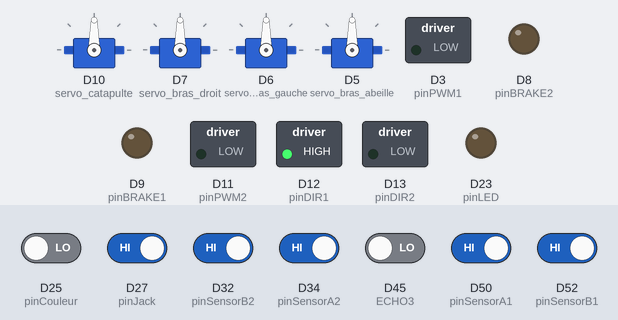
Simulated run of this sketch. Board: Arduino Due. Parts: 4 × servo, switched loads named in the sketch (green lamp = pin HIGH), output pins drawn as LEDs (lit = HIGH). The inputs (shaded band) are chosen by the test bench; at power-on: D27 (pinJack), D32 (pinSensorB2), D34 (pinSensorA2), D50 (pinSensorA1), D52 (pinSensorB1) HIGH, D25 (pinCouleur), D45 (ECHO3) LOW.

Above: at 1.2 s.
1.3 s: D25 (pinCouleur) driven HIGH and D27 (pinJack) driven LOW
At 2.6 s:
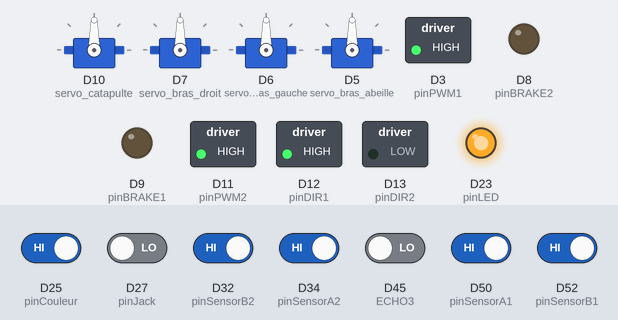
At 11.0 s:
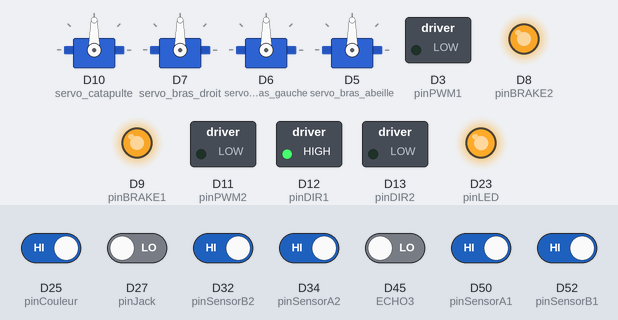
Timing chart, 0 to 11.5 s (numbered marks = the images above; inputs shaded):
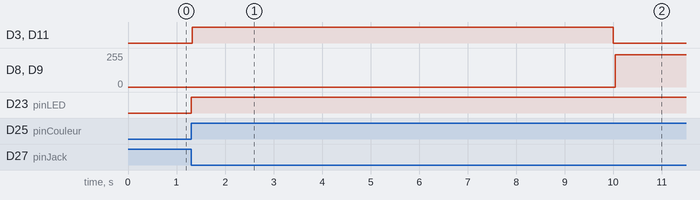

The sketch:

homo_couleur_servo.ino
```cpp
#include <DueTimer.h> // Bibliothèque modifiée (pour compatibilité avec Servo): Timer0, 2,3,4 and 5 ne sont pas utilisables
#include <Servo.h>
#define TWOPI 6.283185307179586476925286766559 //2*PI
float rayon = 3.481; // rayon de la roue en cm - A VERIFIER!
float dist_roues = 26.1; // distance entre les roues en cm - A VERIFIER!
volatile long int ticks1 = 0; // Position du moteur en "ticks" (sachant qu'un tour contient 636 ticks). It will increment or decrement each time there is a change in the sensors
volatile long int ticks2 = 0; // Pulse counter variable. It will increment or decrement each time there is a change in the sensors
int ticks1_0; // position de référence lors de l'appel de tourner() / avancer()
int ticks2_0;
float Kp = 0.7; //Gain du correcteur proportionnel
int PWMmin = 55;
const float SOUND_SPEED = 340.0 / 1000; //vitesse du son / pour l'utilisation des capteurs US
const unsigned long MEASURE_TIMEOUT = 25000UL; //25ms
const byte ECHO3 = 45; //capteur US 3 // MUR
const byte TRIG3 = 43;
volatile byte state_det = LOW;
volatile byte obstacle = LOW;
const int pinLED = 23; // Définition pin pour la LED
const int pinCouleur = 25;
bool couleur_vert;
const int pinJack = 27;
volatile byte epreuve_en_cours = HIGH; //bit passant à "LOW" quand l'épreuve est terminée et impliquant des break à l'entrée des fonctions de déplacement


const int pinDIR1 = 12; //choix du sens de rotation du moteur 1 (HIGH / LOW)
const int pinPWM1 = 3; //choix de la vitesse de rotation (0 à 255)
const int pinBRAKE1 = 9; //pin sur HIGH pour activer les freins (HIGH / LOW)
const int pinSensorA1 = 50; //bleu  (2)
const int pinSensorB1 = 52; //violet   (4)

const int pinDIR2 = 13; //choix du sens de rotation du moteur 2
const int pinPWM2 = 11;
const int pinBRAKE2 = 8;
const int pinSensorA2 = 34; //bleu  (5)
const int pinSensorB2 = 32; //violet  (6)

Servo servo_catapulte;
Servo servo_bras_droit;
Servo servo_bras_gauche;
Servo servo_bras_abeille;


void setup() {
  // put your setup code here, to run once:
  pinMode(pinDIR1, OUTPUT);
  pinMode(pinPWM1, OUTPUT);
  pinMode(pinBRAKE1, OUTPUT);
  pinMode(pinSensorA1, INPUT_PULLUP); //INPUT_PULLUP : on s'intéresse ici au changement d'état de ces pins
  pinMode(pinSensorB1, INPUT_PULLUP);

  pinMode(pinDIR2, OUTPUT);
  pinMode(pinPWM2, OUTPUT);
  pinMode(pinBRAKE2, OUTPUT);
  pinMode(pinSensorA2, INPUT_PULLUP);
  pinMode(pinSensorB2, INPUT_PULLUP);

  pinMode(pinLED, OUTPUT);
  pinMode(pinCouleur, INPUT);
  pinMode(pinJack, INPUT);

  servo_catapulte.attach(10);
  servo_bras_droit.attach(7);
  servo_bras_gauche.attach(6);
  servo_bras_abeille.attach(5);

  Serial.begin(9600); // communication série avec l'ordi

  digitalWrite(pinBRAKE1, LOW);
  digitalWrite(pinBRAKE2, LOW);

  attachInterrupt(digitalPinToInterrupt(pinSensorA1), sensorAInterrupt1, CHANGE); //ces interruptions mettent à jour la position de chaque moteur
  attachInterrupt(digitalPinToInterrupt(pinSensorB1), sensorBInterrupt1, CHANGE);
  attachInterrupt(digitalPinToInterrupt(pinSensorA2), sensorAInterrupt2, CHANGE);
  attachInterrupt(digitalPinToInterrupt(pinSensorB2), sensorBInterrupt2, CHANGE);

  Timer1.attachInterrupt(isr_US_robot).start(100000);
  int duree_epreuve_en_sec = 10;
  Timer6.attachInterrupt(isr_fin_epreuve).start(duree_epreuve_en_sec*1000000); // fin de l'épreuve (à 10sec)

  //________________________________________________________

  digitalWrite(pinDIR1, HIGH);
  digitalWrite(pinDIR2, LOW);
}

void loop() {
    if (digitalRead(pinCouleur) == HIGH) // On définit la couleur du robot
  {
    couleur_vert = true;
  }
  else {
    couleur_vert = false;
  }

  if (digitalRead(pinJack) == LOW) // On scrute pour savoir quand démarrer
  {
    if (couleur_vert) // On entre dans la boucle VERTE
    {
      digitalWrite(pinLED, HIGH); // On allume la LED
      avancer_Kp(10000);
    }
    else // On entre dans la boucle ORANGE
    {
      digitalWrite(pinLED, LOW); // On éteint la LED
     // LOOP
    }
  }
}

//_________________________________________________________

void isr_fin_epreuve()
{
  epreuve_en_cours = LOW;
}

void sensorAInterrupt1()
{
  // Called when encoder A changes its value
  if (digitalRead(pinSensorA1)^digitalRead(pinSensorB1)) {
    ticks1--;
  }
  else ticks1++;

}

void sensorBInterrupt1()
{
  // Called when encoder B changes its value
  if (digitalRead(pinSensorA1)^digitalRead(pinSensorB1)) {
    ticks1++;
  }
  else ticks1--;

}

void sensorAInterrupt2()
{
  // Called when encoder A changes its value
  if (digitalRead(pinSensorA2)^digitalRead(pinSensorB2)) {
    ticks2--;
  }
  else ticks2++;
}

void sensorBInterrupt2()
{
  // Called when encoder B changes its value
  if (digitalRead(pinSensorA2)^digitalRead(pinSensorB2)) {
    ticks2++;
  }
  else ticks2--;
}

//________________________________________________________

void test_det(void) {
  if (state_det == HIGH)
  {
    digitalWrite(TRIG3, LOW);
    delayMicroseconds(2);
    digitalWrite(TRIG3, HIGH);
    delayMicroseconds(10);
    digitalWrite(TRIG3, LOW);

    long measure = pulseIn(ECHO3, HIGH, MEASURE_TIMEOUT);
    float distance_mm = measure / 2.0 * SOUND_SPEED;

    //Serial.println("distance =");
    //Serial.println(distance_mm);

    obstacle = LOW;


    if (distance_mm < 150 && distance_mm > 5)
    {
      obstacle = HIGH;
    }

    //Serial.println("obstacle");
    //Serial.println(obstacle);

    state_det = LOW;
  }
}

void avancer_Kp(float distance_cm)
{
  digitalWrite(pinBRAKE1, LOW);
  digitalWrite(pinBRAKE2, LOW);

  if (distance_cm > 0)
  {
    digitalWrite(pinDIR1, HIGH); // à vérifier, il faut être sûr d'avancer et non pas de reculer!
    digitalWrite(pinDIR2, LOW);
  }

  else
  {
    digitalWrite(pinDIR1, LOW); // à vérifier, il faut être sûr d'avancer et non pas de reculer!
    digitalWrite(pinDIR2, HIGH);
  }

  int distance_ticks = floor((distance_cm) * 636.0 / (TWOPI * rayon)) ;
  ticks1_0 = ticks1;
  ticks2_0 = ticks2;

  while (abs(distance_ticks) - abs(ticks1 - ticks1_0) > 0)
  {
    if (epreuve_en_cours == LOW) break; // fin de l'épreuve
    test_det();
    if (obstacle == LOW)
    {
    digitalWrite(pinBRAKE1, LOW);
    digitalWrite(pinBRAKE2, LOW);

    int erreur = abs(distance_ticks) - abs(ticks1 - ticks1_0);

    //Serial.println("erreur");
    //Serial.println(erreur);

    if (Kp * erreur > 255)
    {
      analogWrite(pinPWM1, 255);
      analogWrite(pinPWM2, 255);
      //synchro_esclave(ticks1, 255);

    }
    else
    {
      int consigne = Kp * erreur + PWMmin; // (+PWMmin)
      analogWrite(pinPWM1, consigne);
      analogWrite(pinPWM2, consigne);
      //synchro_esclave(ticks1, consigne);
    }

    }

    if (obstacle == HIGH)
    {
    analogWrite(pinPWM1, 0);
    analogWrite(pinPWM2, 0);
    digitalWrite(pinBRAKE1, HIGH);
    digitalWrite(pinBRAKE2, HIGH);
    }

  }
  analogWrite(pinPWM1, 0);
  analogWrite(pinPWM2, 0);
  digitalWrite(pinBRAKE1, HIGH);
  digitalWrite(pinBRAKE2, HIGH);
}

void isr_US_robot()
{
  state_det = HIGH;
}
```

Measured:
- after the input at 1.3 s, D3 (pinPWM1), D11 (pinPWM2): LOW → HIGH at once, → LOW 8.7 s later; D8 (pinBRAKE2), D9 (pinBRAKE1): 0/255 → 242/255 after 8.7 s; D23 (pinLED): LOW → HIGH at once
